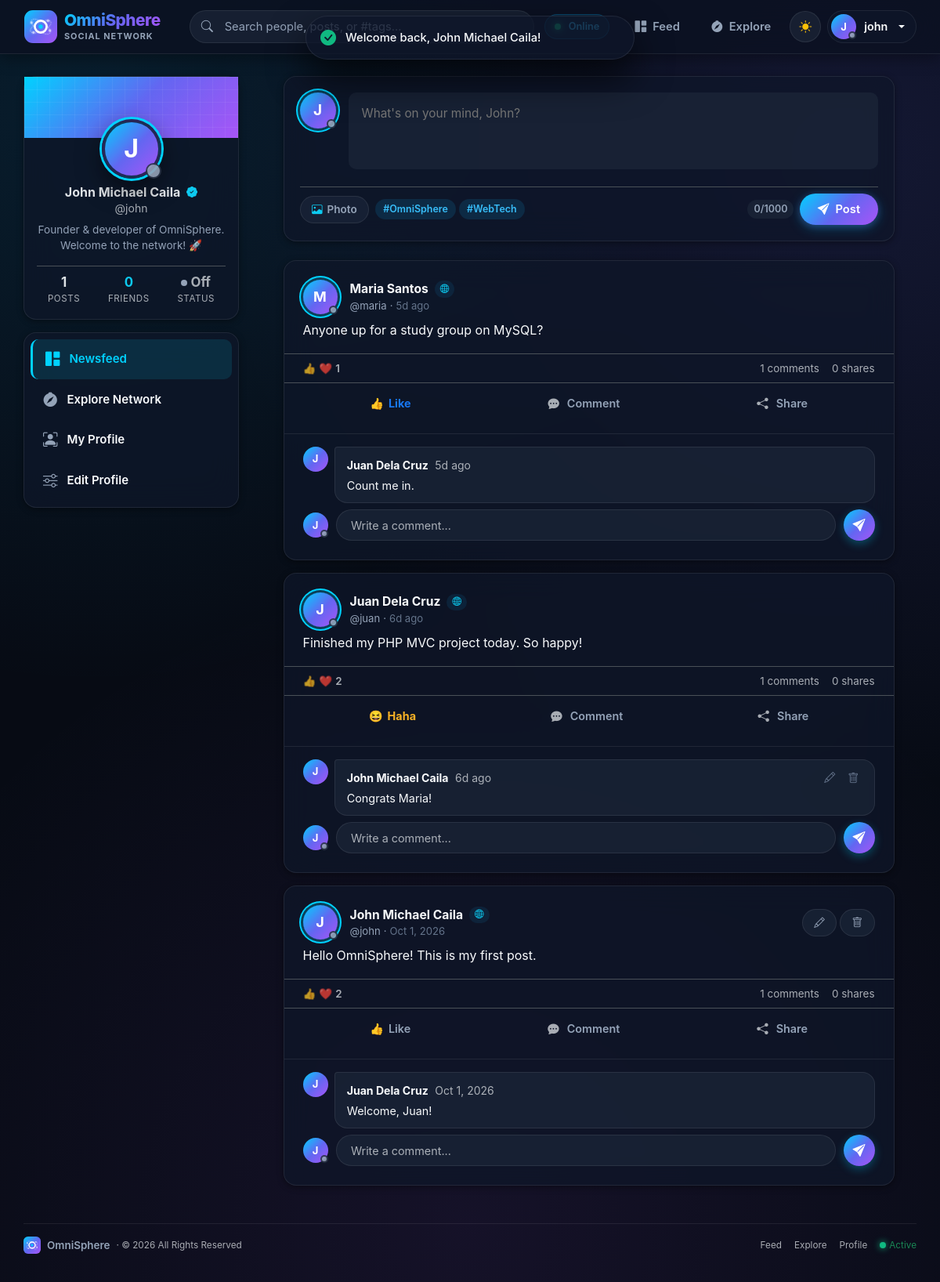
The page / (signed in) on the database its author committed.
### tables this page shows
CREATE TABLE users (
    id INT AUTO_INCREMENT PRIMARY KEY,
    username VARCHAR(20) NOT NULL UNIQUE,
    password VARCHAR(255) NOT NULL,
    full_name VARCHAR(100) NOT NULL,
    bio VARCHAR(255) DEFAULT NULL,
    profile_image VARCHAR(255) DEFAULT NULL,
    last_active TIMESTAMP NOT NULL DEFAULT CURRENT_TIMESTAMP ON UPDATE CURRENT_TIMESTAMP,
    created_at TIMESTAMP NOT NULL DEFAULT CURRENT_TIMESTAMP
);

CREATE TABLE posts (
    id INT AUTO_INCREMENT PRIMARY KEY,
    user_id INT NOT NULL,
    content TEXT NOT NULL,
    image VARCHAR(255) DEFAULT NULL,
    shared_post_id INT DEFAULT NULL,
    created_at TIMESTAMP NOT NULL DEFAULT CURRENT_TIMESTAMP,
    CONSTRAINT fk_posts_user FOREIGN KEY (user_id) REFERENCES users(id) ON DELETE CASCADE,
    CONSTRAINT fk_posts_shared FOREIGN KEY (shared_post_id) REFERENCES posts(id) ON DELETE SET NULL
);

CREATE TABLE comments (
    id INT AUTO_INCREMENT PRIMARY KEY,
    post_id INT NOT NULL,
    user_id INT NOT NULL,
    content VARCHAR(500) NOT NULL,
    created_at TIMESTAMP NOT NULL DEFAULT CURRENT_TIMESTAMP,
    CONSTRAINT fk_comments_post FOREIGN KEY (post_id) REFERENCES posts(id) ON DELETE CASCADE,
    CONSTRAINT fk_comments_user FOREIGN KEY (user_id) REFERENCES users(id) ON DELETE CASCADE
);

### app/views/partials/post.php (the view, shortened to what the rows shown need)
<?php
$isOwner = (int) $post['user_id'] === (int) $me['id'];
$likeCount = (int) $post['like_count'];
$shareCount = (int) ($post['share_count'] ?? 0);
$myReaction = $post['my_reaction'] ?? null;
?>
<article class="card card-caila post-card mb-3 fade-up" id="post-<?= (int) $post['id'] ?>" data-post-id="<?= (int) $post['id'] ?>">
    <div class="card-body p-0">
        <header class="d-flex align-items-center gap-3 px-4 pt-4 pb-2">
            <a href="<?= e(url('profile', 'show', ['id' => $post['user_id']])) ?>">
                <?= avatar($post, 44, true) ?>
            </a>
            <div class="flex-grow-1 min-w-0">
                <div class="d-flex align-items-center gap-1 flex-wrap">
                    <a class="post-author d-block text-truncate fw-bold" href="<?= e(url('profile', 'show', ['id' => $post['user_id']])) ?>">
                        <?= e($post['full_name']) ?>
                    </a>
                    <span class="badge-network-pill small ms-1">
                        <i class="bi bi-globe2 text-info"></i>
                    </span>
                </div>
                <div class="d-flex align-items-center gap-1 text-muted small flex-wrap">
                    <span class="post-handle">@<?= e($post['username']) ?></span>
                    <span class="post-handle">&middot;</span>
                    <span class="post-time" title="<?= e(format_date($post['created_at'])) ?>"><?= e(time_ago($post['created_at'])) ?></span>
                </div>
            </div>
            <?php if ($isOwner): ?>
                <div class="d-flex gap-1">
                    <a class="btn btn-soft btn-sm" href="<?= e(url('post', 'edit', ['id' => $post['id']])) ?>" title="Edit post"><i class="bi bi-pencil"></i></a>
                    <form method="post" action="<?= e(url('post', 'delete')) ?>" data-confirm="Delete this post?" data-ajax="delete-post" class="m-0">
                        <button class="btn btn-soft btn-sm btn-soft-danger" type="submit" title="Delete post"><i class="bi bi-trash"></i></button>
                    </form>
                </div>
            <?php endif; ?>
        </header>
        <?php if (!empty($post['content'])): ?>
            <div class="px-4 pb-2">
                <p class="post-content mb-2"><?= nl2br(e($post['content'])) ?></p>
            </div>
        <?php endif; ?>
        <div class="post-stats-line px-4 py-2 border-top d-flex align-items-center justify-content-between text-muted small">
            <div class="d-flex align-items-center gap-1">
                <span class="reactions-summary-icons">
                    <span class="react-mini-badge">👍</span>
                    <span class="react-mini-badge">❤️</span>
                </span>
                <span class="like-count fw-semibold"><?= $likeCount ?></span>
            </div>
            <div class="d-flex align-items-center gap-3">
                <span><span class="comment-count"><?= count($post['comments']) ?></span> comments</span>
                <span><span class="share-count"><?= $shareCount ?></span> shares</span>
            </div>
        </div>
        <div class="post-actions px-4 py-2 border-top d-flex align-items-center justify-content-around">
            <div class="reaction-wrapper position-relative flex-grow-1 text-center">
                <form method="post" action="<?= e(url('post', 'like')) ?>" data-ajax="react" class="m-0 reaction-form d-inline-block w-100">
                    <button class="fb-action-btn react-btn <?= $post['liked'] ? ('reacted-' . e($myReaction ?? 'like')) : '' ?>" type="submit">
                        <span class="react-icon-holder"><?= reaction_icon($myReaction) ?></span>
                        <span class="react-label"><?= reaction_label($myReaction) ?></span>
                    </button>
                </form>
            </div>
            <button type="button" class="fb-action-btn flex-grow-1 text-center" onclick="this.closest('.post-card').querySelector('.comment-input').focus()">
                <i class="bi bi-chat-dots-fill text-muted me-1"></i>
                <span>Comment</span>
            </button>
            <button type="button" class="fb-action-btn flex-grow-1 text-center open-share-modal-btn"
                    data-post-id="<?= (int) $post['id'] ?>"
                    data-post-author="<?= e($post['full_name']) ?>"
                    data-post-content="<?= e(mb_substr($post['content'] ?: ($post['shared_content'] ?? ''), 0, 120)) ?>"
                    title="Share to feed">
                <i class="bi bi-share-fill text-muted me-1"></i>
                <span>Share</span>
            </button>
        </div>
        <div class="comments-wrapper px-4 pb-4">
            <div class="comment-list">
                <?php foreach ($post['comments'] as $comment): ?>
                    <?php require __DIR__ . '/comment.php'; ?>
                <?php endforeach; ?>
            </div>
            <form method="post" action="<?= e(url('comment', 'store')) ?>" data-ajax="comment" class="comment-form mt-2">
                <?= avatar($me, 32, true) ?>
                <input type="text" name="content" class="form-control comment-input" placeholder="Write a comment..." maxlength="500" autocomplete="off" required>
                <button class="btn-send flex-shrink-0" type="submit" title="Send comment"><i class="bi bi-send-fill"></i></button>
            </form>
        </div>
    </div>
</article>

### app/views/layouts/header.php (shortened to what the rows shown need)
<?php $isAuth = ($layout ?? '') === 'auth'; ?>
<!DOCTYPE html>
<html lang="en" data-bs-theme="dark">
<head>
    <link href="https://cdn.jsdelivr.net/npm/bootstrap@5.3.3/dist/css/bootstrap.min.css" rel="stylesheet">
    <link href="https://cdn.jsdelivr.net/npm/bootstrap-icons@1.11.3/font/bootstrap-icons.min.css" rel="stylesheet">
    <link href="assets/css/style.css?v=<?= filemtime(__DIR__ . '/../../../public/assets/css/style.css') ?>" rel="stylesheet">
</head>
<body class="<?= $isAuth ? 'auth-body' : '' ?>">
<?php if (!$isAuth): ?>
<nav class="navbar navbar-expand-lg navbar-caila sticky-top">
    <div class="nav-container d-flex align-items-center justify-content-between">
        <?php if ($me): ?>
            <form class="nav-search d-none d-md-block mx-auto" action="index.php" method="get">
                <i class="bi bi-search"></i>
                <input class="form-control" type="search" name="q" placeholder="Search people, posts, or #tags..." value="<?= e($_GET['q'] ?? '') ?>" required>
            </form>
            <div class="d-flex align-items-center gap-2">
                <span class="network-badge-live d-none d-xl-inline-flex align-items-center me-2">
                    <span class="pulse-dot me-1"></span>
                    <span>Online</span>
                </span>
                <a class="btn-nav-action d-none d-sm-inline-flex" href="<?= e(url()) ?>" title="Newsfeed">
                    <i class="bi bi-grid-1x2-fill"></i> <span>Feed</span>
                </a>
                <a class="btn-nav-action d-none d-sm-inline-flex" href="<?= e(url('search', 'index')) ?>" title="Explore Network">
                    <i class="bi bi-compass-fill"></i> <span>Explore</span>
                </a>
                <button class="btn-theme-toggle" id="themeToggle" type="button" title="Toggle dark/light mode" aria-label="Toggle dark/light mode">
                </button>
                <div class="dropdown">
                    <a class="nav-user-chip dropdown-toggle" href="#" role="button" data-bs-toggle="dropdown" aria-expanded="false">
                        <?= avatar($me, 32, true) ?>
                        <span class="d-none d-sm-inline"><?= e($me['username']) ?></span>
                    </a>
                </div>
            </div>
        <?php endif; ?>
    </div>
</nav>
<?php endif; ?>
<main class="<?= $isAuth ? 'auth-main' : 'page-wide' ?>">

### app/helpers.php (shortened to what the rows shown need)
<?php
function e($value): string
{
    return htmlspecialchars((string) $value, ENT_QUOTES, 'UTF-8');
}
function url(string $c = 'post', string $a = 'feed', array $params = []): string
{
    return 'index.php?' . http_build_query(array_merge(['c' => $c, 'a' => $a], $params));
}
function format_date(string $datetime): string
{
    return date('M j, Y g:i A', strtotime($datetime));
}
function time_ago(string $datetime): string
{
    $diff = time() - strtotime($datetime);
    if ($diff < 604800) {
        return floor($diff / 86400) . 'd ago';
    }
    return date('M j, Y', strtotime($datetime));
}
function is_user_online(?string $lastActive): bool
{
    return (time() - strtotime($lastActive)) <= 300;
}
function avatar(array $user, int $size = 40, bool $showStatus = false): string
{
    $style = 'width:' . $size . 'px;height:' . $size . 'px;font-size:' . round($size * 0.42) . 'px;';
    $class = 'avatar' . ($size >= 44 ? ' avatar-ring' : '');
    $imgFile = $user['profile_image'] ?? '';
    $imgPath = $imgFile !== '' ? (__DIR__ . '/../public/uploads/' . basename($imgFile)) : '';
    $renderedAvatar = '';
    if ($imgFile !== '' && is_file($imgPath)) {
        $renderedAvatar = '<img src="uploads/' . e($imgFile) . '" class="' . $class . '" style="' . $style . '" alt="' . e($user['full_name'] ?? 'User') . '" loading="lazy" onerror="this.onerror=null;this.replaceWith(this.nextElementSibling);">';
        $name = $user['full_name'] ?? $user['username'] ?? '?';
        $initial = strtoupper(mb_substr($name, 0, 1));
        $renderedAvatar .= '<span class="' . $class . ' avatar-text d-none" style="' . $style . '">' . e($initial) . '</span>';
    } else {
        $name = $user['full_name'] ?? $user['username'] ?? '?';
        $initial = strtoupper(mb_substr($name, 0, 1));
        $renderedAvatar = '<span class="' . $class . ' avatar-text" style="' . $style . '">' . e($initial) . '</span>';
    }
    if ($showStatus) {
        $badgeSize = max(10, round($size * 0.26));
        $isOnline = isset($user['last_active']) ? is_user_online($user['last_active']) : false;
        $dotClass = $isOnline ? 'avatar-online-dot' : 'avatar-offline-dot';
        $title = $isOnline ? 'Online' : 'Offline';
        return '<span class="avatar-status-wrapper d-inline-block position-relative">'
            . $renderedAvatar
            . '<span class="' . $dotClass . '" style="width:' . $badgeSize . 'px;height:' . $badgeSize . 'px;" title="' . $title . '"></span>'
            . '</span>';
    }
    return $renderedAvatar;
}
function reaction_icon(?string $type): string
{
    return match ($type) {
        'love'  => '❤️',
        'care'  => '🥰',
        'haha'  => '😆',
        'wow'   => '😮',
        'sad'   => '😢',
        'angry' => '😡',
        default => '👍',
    };
}
function reaction_label(?string $type): string
{
    return match ($type) {
        'love'  => 'Love',
        'care'  => 'Care',
        'haha'  => 'Haha',
        'wow'   => 'Wow',
        'sad'   => 'Sad',
        'angry' => 'Angry',
        default => 'Like',
    };
}

### app/views/post/feed.php (shortened to what the rows shown need)
<div class="feed-grid">
    <aside class="feed-left">
        <div class="sticky-side">
            <?php require __DIR__ . '/../partials/sidebar_left.php'; ?>
        </div>
    </aside>
    <section class="feed-main">
        <div class="composer mb-4 fade-up">
            <form method="post" action="<?= e(url('post', 'store')) ?>" enctype="multipart/form-data" data-ajax="post">
                <div class="d-flex gap-3 align-items-start">
                    <a href="<?= e(url('profile', 'show', ['id' => $me['id']])) ?>">
                        <?= avatar($me, 46, true) ?>
                    </a>
                    <div class="flex-grow-1 min-w-0">
                        <textarea name="content" class="composer-text" rows="3" maxlength="1000"
                                  placeholder="What's on your mind, <?= e(explode(' ', $me['full_name'])[0]) ?>?"
                                  data-counter="#post-counter" required></textarea>
                    </div>
                </div>
            </form>
        </div>
        <div id="feed">
            <?php foreach ($posts as $post): ?>
                <?php require __DIR__ . '/../partials/post.php'; ?>
            <?php endforeach; ?>
        </div>
    </section>
</div>

### app/views/partials/sidebar_left.php (shortened to what the rows shown need)
<?php
$postCount = (int) (db()->query('SELECT COUNT(*) FROM posts WHERE user_id = ' . (int) $me['id'])->fetchColumn() ?: 0);
?>
<div class="card card-caila user-mini-card mb-3">
    <div class="card-body pt-0 pb-3 text-center">
        <a href="<?= e(url('profile', 'show', ['id' => $me['id']])) ?>" class="user-mini-avatar-wrap">
            <?= avatar($me, 76, true) ?>
        </a>
        <h6 class="user-mini-name mt-2 mb-0">
            <a href="<?= e(url('profile', 'show', ['id' => $me['id']])) ?>" class="text-decoration-none text-reset fw-bold">
                <?= e($me['full_name']) ?>
                <i class="bi bi-patch-check-fill text-info ms-1" title="Verified Member" style="font-size: 0.88rem;"></i>
            </a>
        </h6>
        <small class="text-muted d-block">@<?= e($me['username']) ?></small>
        <?php if (!empty($me['bio'])): ?>
            <p class="user-mini-bio mt-2 mb-0 text-truncate-2"><?= e($me['bio']) ?></p>
        <?php endif; ?>
        <div class="user-stats-bar mt-3 pt-2 border-top d-flex justify-content-around">
            <div class="stat-col text-center">
                <div class="stat-number fw-bold"><?= $postCount ?></div>
                <div class="stat-label small text-muted">Posts</div>
            </div>
            <div class="stat-col text-center">
            </div>
            <div class="stat-col text-center">
            </div>
        </div>
    </div>
</div>

### app/views/partials/comment.php (shortened to what the rows shown need)
<div class="comment-item d-flex gap-2 mb-2" id="comment-<?= (int) $comment['id'] ?>">
    <a href="<?= e(url('profile', 'show', ['id' => $comment['user_id']])) ?>" class="flex-shrink-0"><?= avatar($comment, 32) ?></a>
    <div class="comment-bubble flex-grow-1">
        <div class="d-flex justify-content-between align-items-start gap-2">
            <div class="min-w-0">
                <a class="comment-author" href="<?= e(url('profile', 'show', ['id' => $comment['user_id']])) ?>"><?= e($comment['full_name']) ?></a>
                <small class="text-muted ms-1" title="<?= e(format_date($comment['created_at'])) ?>"><?= e(time_ago($comment['created_at'])) ?></small>
            </div>
            <?php if ((int) $comment['user_id'] === (int) $me['id']): ?>
                <div class="d-flex align-items-center gap-2 flex-shrink-0">
                    <a class="icon-link" href="<?= e(url('comment', 'edit', ['id' => $comment['id']])) ?>" title="Edit"><i class="bi bi-pencil"></i></a>
                    <form method="post" action="<?= e(url('comment', 'delete')) ?>" data-confirm="Delete this comment?" data-ajax="delete-comment" class="m-0">
                        <button class="icon-link icon-danger" type="submit" title="Delete"><i class="bi bi-trash"></i></button>
                    </form>
                </div>
            <?php endif; ?>
        </div>
        <div class="comment-text"><?= nl2br(e($comment['content'])) ?></div>
    </div>
</div>

### rows shown on the page
users: full_name "J J J", username "john", full_name "John Michael Caila", bio "Founder & developer of OmniSphere. Welcome to the network! 🚀", id "1", content "What's on your mind, John?", full_name "J"
posts: user.full_name "M", user.full_name "Maria Santos", user.username "maria", created_at "5d ago", content "Anyone up for a study group on MySQL?", likeCount "1", count($post['comments']) "1", shareCount "0", myReaction "👍", myReaction "Like"
comments: user.full_name "J", user.full_name "Juan Dela Cruz", created_at "5d ago", content "Count me in."
posts: user.full_name "J", user.full_name "Juan Dela Cruz", user.username "juan", created_at "6d ago", content "Finished my PHP MVC project today. So happy!", likeCount "2", count($post['comments']) "1", shareCount "0", myReaction "😆", myReaction "Haha"
comments: user.full_name "J", user.full_name "John Michael Caila", created_at "6d ago", content "Congrats Maria!"
posts: user.full_name "J J", user.full_name "John Michael Caila", user.username "john", created_at "Oct 1, 2026", content "Hello OmniSphere! This is my first post.", likeCount "2", count($post['comments']) "1", shareCount "0"
comments: user.full_name "J", user.full_name "Juan Dela Cruz", created_at "Oct 1, 2026", content "Welcome, Juan!"

### other values the page prints
$friendsCount "0"
